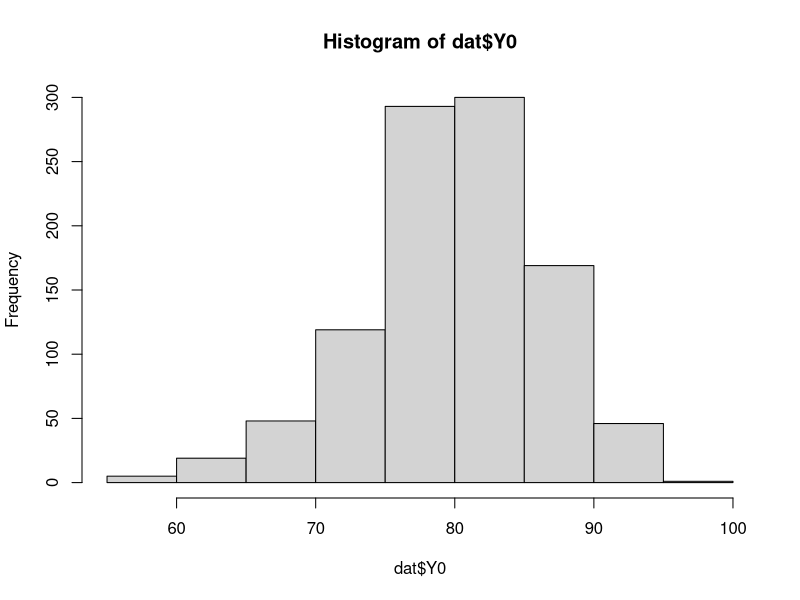
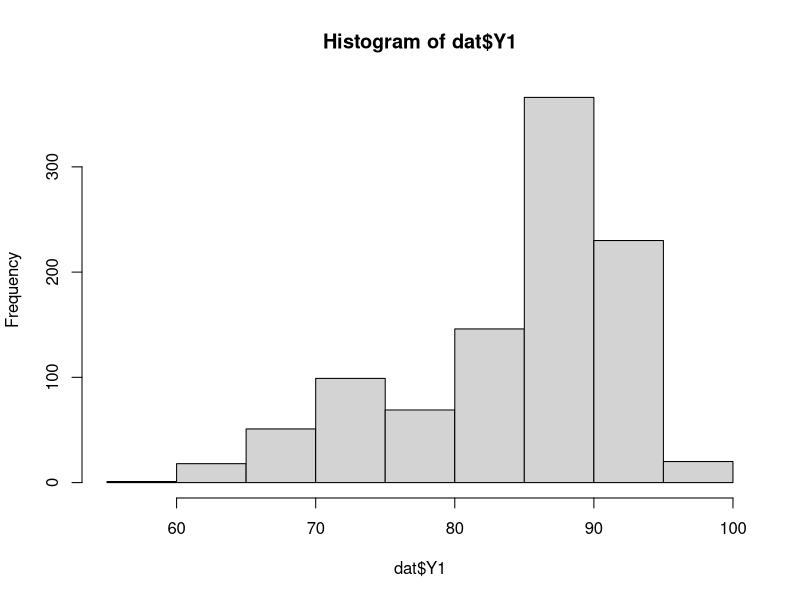
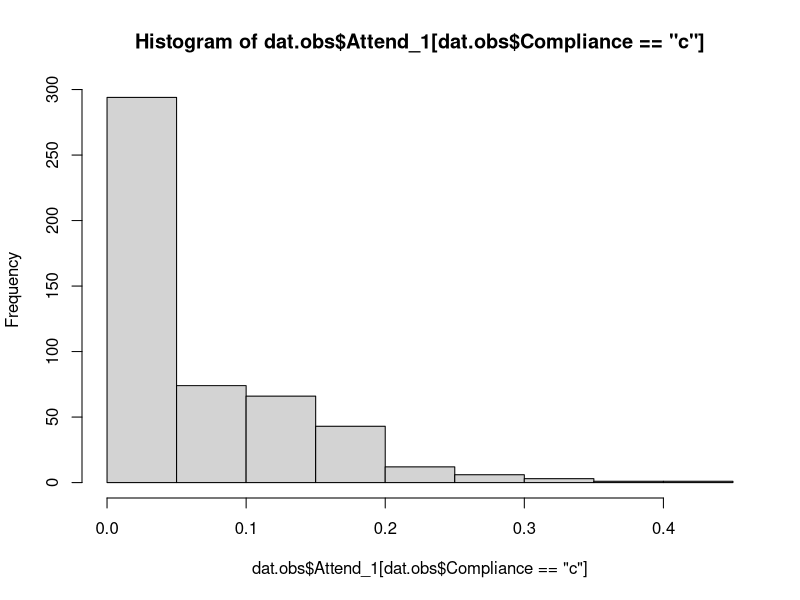
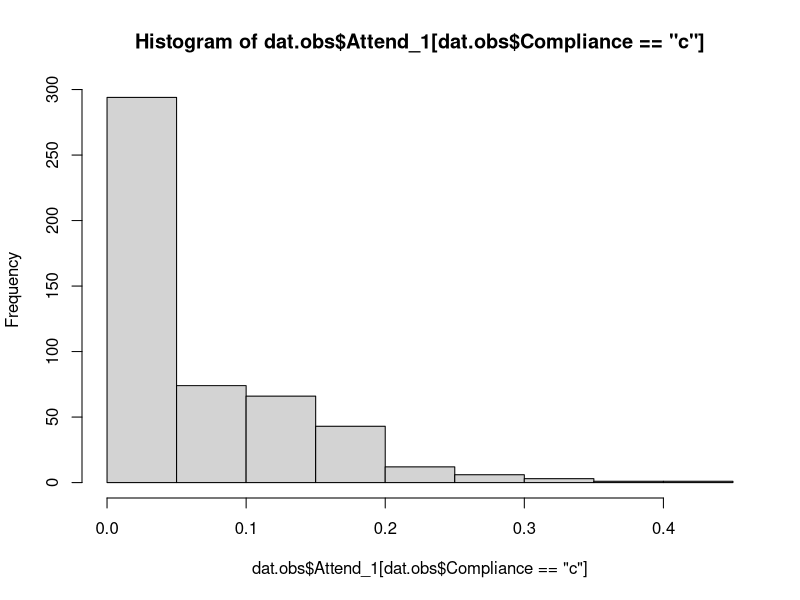
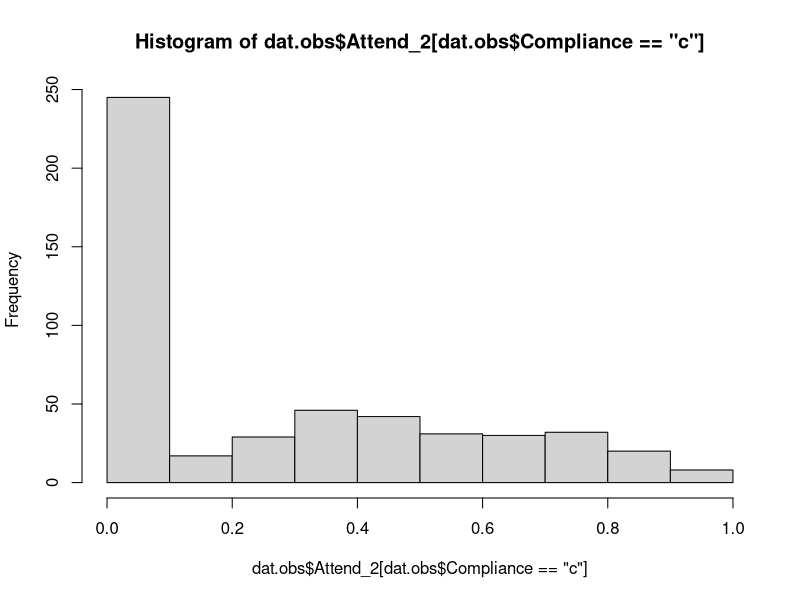
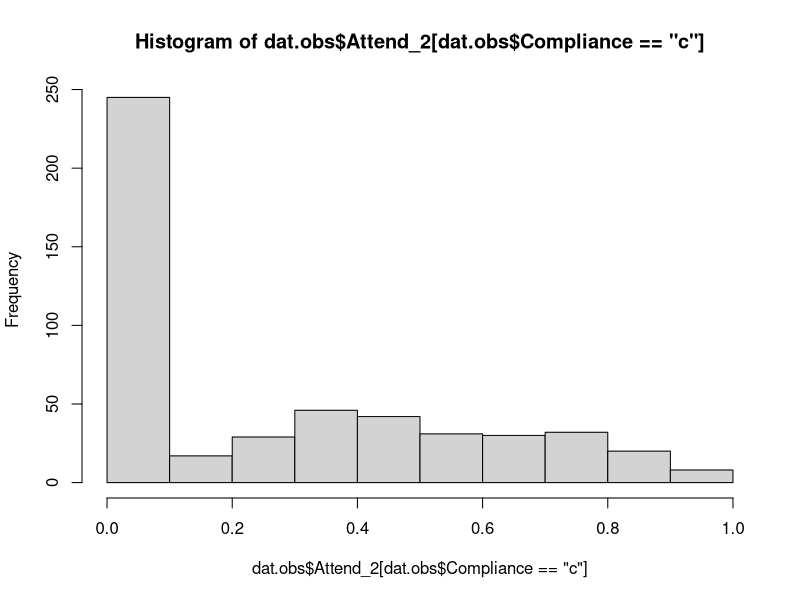
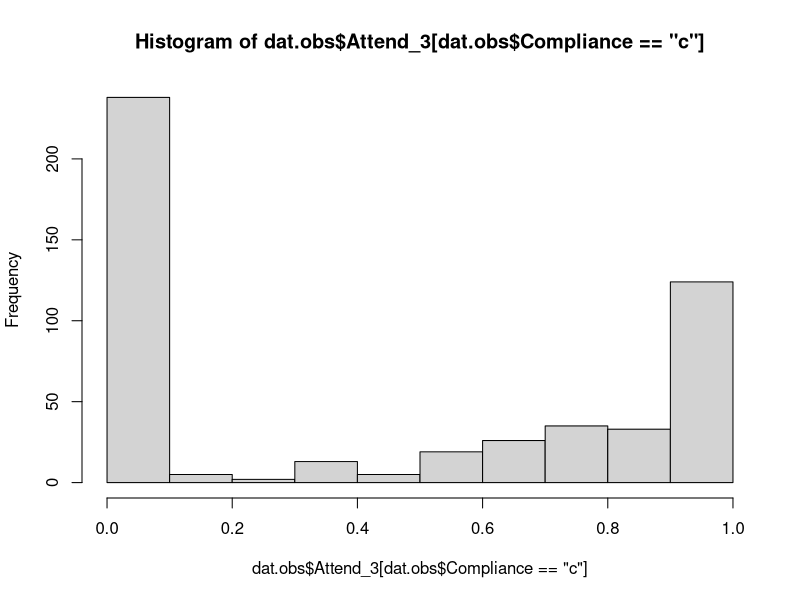
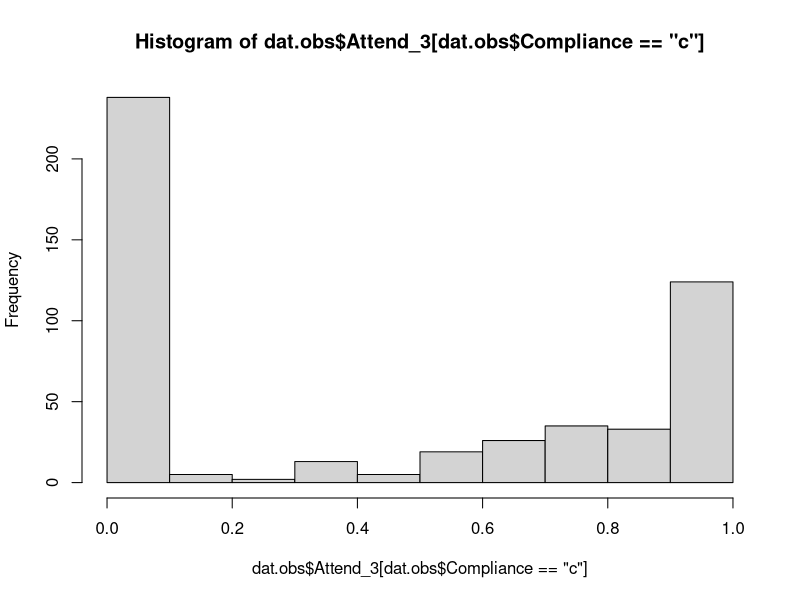

Source code (R) for these figures, in order: (Note: this script raises an error after producing the figures.)
## ---- chunk 1
##load required packages
library(tidyverse)
library(AER)
library(MatchIt)

## ---- chunk 2
set.seed(2012)

compliance_type <- rep(c("c","n", "a"), c(500, 300, 200))

d_0 <- rep(c(0,0,1), c(500, 300, 200))
d_1 <- rep(c(1,0,1), c(500, 300, 200))

dat<- data.frame(d_0, d_1, compliance_type)

## ---- chunk 3

comp_Y0 <- rnorm(500, 80, 3.5)
nev.taker_Y0 <- rnorm(300,75,7)
always_Y0 <- rnorm(200,87,3.5)

dat$Y0 <- c(comp_Y0, nev.taker_Y0, always_Y0)
hist(dat$Y0)
range(dat$Y0)

comp_Y1 <- rnorm(500,89,3.5)
nev.taker_Y1 <- rnorm(300,75,7)
always_Y1 <- rnorm(200,87,3.5)

dat$Y1 <- c(comp_Y1, nev.taker_Y1, always_Y1)

hist(dat$Y1)
range(dat$Y1)

dat$age <- rnorm(1000,20,.5)

dat$gender <- rbinom(1000, size = 1, prob = .5)

##checking sate for compliers
sate_compliers <- mean(comp_Y1) - mean(comp_Y0)
## ---- chunk 4

dat.full <- dat

dat.full$Z <- rbinom(1000, size = 1, prob = .5)

## ---- chunk 5

## % attendance is always the same for compliars not encouraged, never-takers, & always takers
comp_attend_Z0 <- rep(0,500)
nev.taker_attend <- rep(0,300)
always_attend <- rep(1,200)

##varying attendance for compliers
## % of attendance for compliers skewed lower- students attend once or twice and dwindle off
comp_attend1_Z1 <- rbeta(500,shape1 = 2, shape2 = 15)

## % of attendance for compliers  
comp_attend2_Z1 <- rbeta(500,shape1 = 2, shape2 = 2)

## % attendance for compliers 
comp_attend3_Z1 <- rbeta(500,shape1 = 2, shape2 = .5)

dat.full$attend_Z0 <- c(comp_attend_Z0, nev.taker_attend, always_attend)

dat.full$attend1_Z1 <- c(comp_attend1_Z1, nev.taker_attend, always_attend)
dat.full$attend2_Z1 <- c(comp_attend2_Z1, nev.taker_attend, always_attend)
dat.full$attend3_Z1 <- c(comp_attend3_Z1, nev.taker_attend, always_attend)


## ---- chunk 6

Y_obs <- ifelse(dat.full$Z== 1, dat.full$Y1, dat.full$Y0)
D_obs <- ifelse(dat.full$Z== 1, dat.full$d_1, dat.full$d_0)

attend1_obs <- ifelse(dat.full$Z== 1, dat.full$attend1_Z1, dat.full$attend_Z0)
attend2_obs <- ifelse(dat.full$Z== 1, dat.full$attend2_Z1, dat.full$attend_Z0)
attend3_obs <- ifelse(dat.full$Z== 1, dat.full$attend3_Z1, dat.full$attend_Z0)

##pull alll observed variables into the observed data frame
##keeping some extra variables to look at correlation
dat.obs <- data.frame(dat.full$Z, compliance_type, D_obs, Y_obs, dat.full$gender, dat.full$age, attend1_obs, attend2_obs, attend3_obs)

##rename columns
colnames(dat.obs) <- c("Z", "Compliance", "D", "Y", "Gender", "Age", "Attend_1", "Attend_2", "Attend_3")

##looking at correlation to compliance & to treatment
kruskal.test(attend1_obs ~ Compliance, data = dat.obs)
kruskal.test(attend2_obs ~ Compliance, data = dat.obs)
kruskal.test(attend3_obs ~ Compliance, data = dat.obs)

cor(dat.obs$Y, dat.obs$Attend_1)
cor(dat.obs$Y, dat.obs$Attend_2)
cor(dat.obs$Y, dat.obs$Attend_3)

plot(hist(dat.obs$Attend_1[dat.obs$Compliance=="c"]))
plot(hist(dat.obs$Attend_2[dat.obs$Compliance=="c"]))
plot(hist(dat.obs$Attend_3[dat.obs$Compliance=="c"]))


## ---- chunk 7

naive_regression <- lm(Y ~ D, data = dat.obs)
summary(naive_regression)

naive_regression_w.predictors <- lm(Y ~ D + Age + as.factor(Gender), data = dat.obs)
summary(naive_regression_w.predictors)

naive_regression_w.attend_2 <- lm(Y ~ Z + Age + as.factor(Gender) + Attend_1, data = dat.obs)
summary(naive_regression_w.attend_2)

naive_regression_w.attend_3 <- lm(Y ~ D + Age + as.factor(Gender) + Attend_3, data = dat.obs)
summary(naive_regression_w.attend_3)


##In dat.obs, 21.88% are always-takers, 48.43% are compliers, and 29.68% are never-takers.

compliance_regression <- lm(D ~ Z, data = dat.obs)

summary(compliance_regression)

1-(compliance_regression$coefficients[1]+compliance_regression$coefficients[2])

## ---- chunk 8

ITT <- mean(dat.obs$Y[dat.obs$Z == 1]) - mean(dat.obs$Y[dat.obs$Z ==0])
ITT

## Estimate the CACE by dividing the ITT estimate by the percent of compliers in the sample.

CACE <- ITT/compliance_regression$coefficients[2]
CACE

## ---- chunk 9

ivreg.fit <- ivreg(Y ~ D | Z, data = dat.obs)
ivreg_summary <- summary(ivreg.fit)
ivreg_summary

CACE_ivreg <- ivreg_summary$coefficients[2]
std.error_ivreg <- ivreg_summary$coefficients[,2]

CACE_ivreg
std.error_ivreg
##number below D for std. error
## ---- chunk 10
set.seed(2012)

data_function1 <- function(x){
  c <- rep(c("c", "n", "a"), x*c(.5,.3,.2))
  d_0 <- rep(c(0,0,1), x*c(.5, .3, .2))
  d_1 <- rep(c(1,0,1), x*c(.5, .3, .2))
  
dat<- data.frame(d_0, d_1, compliance_type)

  comp_Y0 <- rnorm(x*.5, 80, 3.5)
  nev.taker_Y0 <- rnorm(x*.3,75,7)
  always_Y0 <- rnorm(x*.2,87,3.5)

  Y0 <- c(comp_Y0, nev.taker_Y0, always_Y0)

  comp_Y1 <- rnorm(x*.5,89,3.5)
  nev.taker_Y1 <- rnorm(x*.3,75,7)
  always_Y1 <- rnorm(x*.2,87,3.5)

  Y1 <- c(comp_Y1, nev.taker_Y1, always_Y1)
  
  age <- rnorm(1000,20,.5)
  gender <- rbinom(1000, size = 1, prob = .5)
  
  comp_attend_Z0 <- rep(0,500)
  nev.taker_attend <- rep(0,300)
  always_attend <- rep(1,200)

  ##varying attendance for compliers
  ## % of attendance for compliers skewed lower- students attend once or twice and dwindle off
  comp_attend1_Z1 <- rbeta(500,shape1 = 2, shape2 = 15)
  ## % of attendance for compliers  
  comp_attend2_Z1 <- rbeta(500,shape1 = 2, shape2 = 2)
  ## % attendance for compliers 
  comp_attend3_Z1 <- rbeta(500,shape1 = 2, shape2 = .5)

  attend_Z0 <- c(comp_attend_Z0, nev.taker_attend, always_attend)
  attend1_Z1 <- c(comp_attend1_Z1, nev.taker_attend, always_attend)
  attend2_Z1 <- c(comp_attend2_Z1, nev.taker_attend, always_attend)
  attend3_Z1 <- c(comp_attend3_Z1, nev.taker_attend, always_attend)
  
  Z <- rbinom(x, size = 1, prob = .5)

  god.dat <- data.frame(d_0, d_1, c, Y0, Y1, age, gender, attend1_Z1, attend2_Z1, attend3_Z1, Z)
  
  Y_obs <- ifelse(god.dat$Z== 1, god.dat$Y1, god.dat$Y0)
  D_obs <- ifelse(god.dat$Z == 1, god.dat$d_1, god.dat$d_0)
  
  attend1_obs <- ifelse(dat.full$Z== 1, dat.full$attend1_Z1, dat.full$attend_Z0)
  attend2_obs <- ifelse(dat.full$Z== 1, dat.full$attend2_Z1, dat.full$attend_Z0)
  attend3_obs <- ifelse(dat.full$Z== 1, dat.full$attend3_Z1, dat.full$attend_Z0)

  sim.dat.obs <- data.frame(D_obs, god.dat$Z, god.dat$age, god.dat$gender, attend1_obs, attend2_obs, attend3_obs, Y_obs)
  colnames(sim.dat.obs) <- c("D", "Z", "Age", "Gender", "Attend1", "Attend2", "Attend3", "Y")
  
  return(sim.dat.obs)
}


##set # draws, initialize vector to store CACE estimates
draws <- 10000
CACE_ivreg_baseline <- numeric()
CACE_ivreg_2 <- numeric()
CACE_ivreg_3 <- numeric()
CACE_ivreg_4 <- numeric()

for(i in 1:draws){
  sim.dat <- data_function(1000)
  
  ##baseline function
  ivreg.baseline <- ivreg(Y ~ D + age + gender | Z, data = sim.dat)
  CACE_ivreg_baseline[length(CACE_ivreg_baseline)+1] <- ivreg.baseline$coefficients[2]
  
  ##fit 2
  ivreg.fit2 <- ivreg(Y ~ D + age + gender + Attend1 | Z, data = sim.dat)
  CACE_ivreg_2[length(CACE_ivreg_2)+1] <- ivreg.fit2$coefficients[2]
  
  ##fit 3
  ivreg.fit3 <- ivreg(Y ~ D + age + gender + Attend2 | Z, data = sim.dat)
  CACE_ivreg_3[length(CACE_ivreg_3)+1] <- ivreg.fit3$coefficients[2]
  
  ##fit 4
  ivreg.fit4 <- ivreg(Y ~ D + age + gender + Attend3 | Z, data = sim.dat)
  CACE_ivreg_4[length(CACE_ivreg_4)+1] <- ivreg.fit4$coefficients[2]
  
}

sim_CACE_std.dev <- sd(CACE_ivreg_sim)
sim_CACE_std.dev

mean_CACE_sim <- mean(CACE_ivreg_sim)
mean_CACE_sim

## ---- chunk 11

##set # draws, initialize vector to store CACE estimates
draws <- 1000
CACE_ivreg_baseline <- numeric()
CACE_ivreg_2 <- numeric()
CACE_ivreg_3 <- numeric()
CACE_ivreg_4 <- numeric()

for(i in 1:draws){
  sim.dat <- data_function1(50)
  
  ##baseline function
  ivreg.baseline <- ivreg(Y ~ D + Age + Gender | Z, data = sim.dat)
  CACE_ivreg_baseline[length(CACE_ivreg_baseline)+1] <- ivreg.baseline$coefficients[2]
  
  ##fit 2
  ivreg.fit2 <- ivreg(Y ~ D + Age + Gender + Attend1 | Z, data = sim.dat)
  CACE_ivreg_2[length(CACE_ivreg_2)+1] <- ivreg.fit2$coefficients[2]
  
  ##fit 3
  ivreg.fit3 <- ivreg(Y ~ D + Age + Gender + Attend2 | Z, data = sim.dat)
  CACE_ivreg_3[length(CACE_ivreg_3)+1] <- ivreg.fit3$coefficients[2]
  
  ##fit 4
  ivreg.fit4 <- ivreg(Y ~ D + Age + Gender + Attend3 | Z, data = sim.dat)
  CACE_ivreg_4[length(CACE_ivreg_4)+1] <- ivreg.fit4$coefficients[2]
  
}

end.time = Sys.time()
total.time = end.time - start.time
## ---- chunk 12
hist(CACE_ivreg_baseline, col=rgb(1,0,0,0.5),xlim=c(-10,18), ylim=c(0,200), main= "Bias In IVReg Estimates", 
     xlab="Variable", breaks = 25)

hist(CACE_ivreg_2, col=rgb(0,0,1,0.5), breaks = 25 ,xlim=c(-10,18), ylim=c(0,200))

hist(CACE_ivreg_3, col = rgb(0,0,1,0.5), breaks = 25)
hist(CACE_ivreg_4, col = rgb(0,0,1,0.5), breaks = 25)
box()
